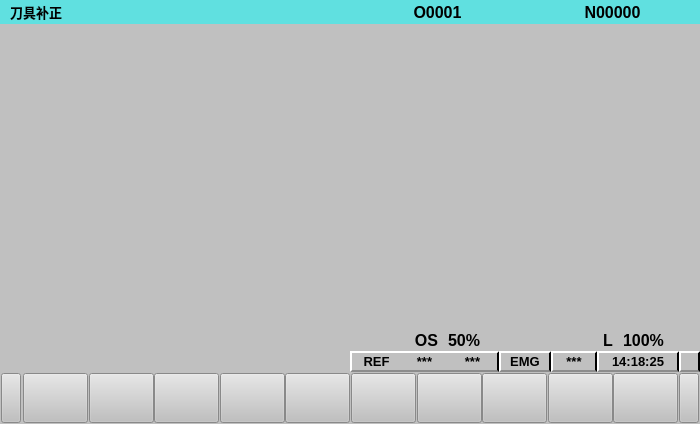
<?xml version="1.0" encoding="UTF-8"?>
<ui version="4.0">
 <class>Form</class>
 <widget class="QWidget" name="Form">
  <property name="geometry">
   <rect>
    <x>0</x>
    <y>0</y>
    <width>700</width>
    <height>424</height>
   </rect>
  </property>
  <property name="minimumSize">
   <size>
    <width>700</width>
    <height>424</height>
   </size>
  </property>
  <property name="maximumSize">
   <size>
    <width>700</width>
    <height>424</height>
   </size>
  </property>
  <property name="windowTitle">
   <string>Form</string>
  </property>
  <property name="styleSheet">
   <string notr="true">background-color: rgb(192, 192, 192);</string>
  </property>
  <layout class="QVBoxLayout" name="verticalLayout" stretch="5,71,10">
   <property name="spacing">
    <number>0</number>
   </property>
   <property name="leftMargin">
    <number>0</number>
   </property>
   <property name="topMargin">
    <number>0</number>
   </property>
   <property name="rightMargin">
    <number>0</number>
   </property>
   <property name="bottomMargin">
    <number>0</number>
   </property>
   <item>
    <widget class="QWidget" name="widget" native="true">
     <property name="styleSheet">
      <string notr="true">background-color: rgb(96, 224, 224);</string>
     </property>
     <layout class="QHBoxLayout" name="horizontalLayout_2" stretch="1,1,1,1">
      <property name="spacing">
       <number>0</number>
      </property>
      <property name="leftMargin">
       <number>0</number>
      </property>
      <property name="topMargin">
       <number>0</number>
      </property>
      <property name="rightMargin">
       <number>0</number>
      </property>
      <property name="bottomMargin">
       <number>0</number>
      </property>
      <item>
       <widget class="QLabel" name="label">
        <property name="font">
         <font>
          <pointsize>10</pointsize>
          <weight>75</weight>
          <bold>true</bold>
         </font>
        </property>
        <property name="styleSheet">
         <string notr="true"/>
        </property>
        <property name="text">
         <string>刀具补正</string>
        </property>
        <property name="indent">
         <number>10</number>
        </property>
       </widget>
      </item>
      <item>
       <widget class="QLabel" name="label_2">
        <property name="styleSheet">
         <string notr="true"/>
        </property>
        <property name="text">
         <string/>
        </property>
       </widget>
      </item>
      <item>
       <widget class="QLabel" name="Lab_File_Name">
        <property name="font">
         <font>
          <pointsize>12</pointsize>
          <weight>75</weight>
          <bold>true</bold>
         </font>
        </property>
        <property name="styleSheet">
         <string notr="true"/>
        </property>
        <property name="text">
         <string>O0001</string>
        </property>
        <property name="alignment">
         <set>Qt::AlignCenter</set>
        </property>
       </widget>
      </item>
      <item>
       <widget class="QLabel" name="Lab_LineNum">
        <property name="font">
         <font>
          <pointsize>12</pointsize>
          <weight>75</weight>
          <bold>true</bold>
         </font>
        </property>
        <property name="styleSheet">
         <string notr="true"/>
        </property>
        <property name="text">
         <string>N00000</string>
        </property>
        <property name="alignment">
         <set>Qt::AlignCenter</set>
        </property>
       </widget>
      </item>
     </layout>
    </widget>
   </item>
   <item>
    <widget class="QWidget" name="widget_2" native="true">
     <property name="styleSheet">
      <string notr="true"/>
     </property>
     <layout class="QVBoxLayout" name="verticalLayout_2" stretch="7,1">
      <property name="spacing">
       <number>0</number>
      </property>
      <property name="leftMargin">
       <number>0</number>
      </property>
      <property name="topMargin">
       <number>0</number>
      </property>
      <property name="rightMargin">
       <number>0</number>
      </property>
      <property name="bottomMargin">
       <number>0</number>
      </property>
      <item>
       <widget class="QWidget" name="widget_4" native="true">
        <property name="styleSheet">
         <string notr="true"/>
        </property>
        <layout class="QHBoxLayout" name="horizontalLayout_6" stretch="17,8">
         <property name="spacing">
          <number>0</number>
         </property>
         <property name="leftMargin">
          <number>0</number>
         </property>
         <property name="topMargin">
          <number>0</number>
         </property>
         <property name="rightMargin">
          <number>0</number>
         </property>
         <property name="bottomMargin">
          <number>0</number>
         </property>
         <item>
          <widget class="QWidget" name="Lab_Parameterwindow" native="true">
           <property name="styleSheet">
            <string notr="true"/>
           </property>
          </widget>
         </item>
         <item>
          <widget class="QWidget" name="Lab_Positionwindow" native="true">
           <property name="styleSheet">
            <string notr="true"/>
           </property>
          </widget>
         </item>
        </layout>
       </widget>
      </item>
      <item>
       <widget class="QWidget" name="widget_5" native="true">
        <property name="styleSheet">
         <string notr="true"/>
        </property>
        <layout class="QHBoxLayout" name="horizontalLayout_3" stretch="1,1">
         <property name="spacing">
          <number>0</number>
         </property>
         <property name="leftMargin">
          <number>0</number>
         </property>
         <property name="topMargin">
          <number>0</number>
         </property>
         <property name="rightMargin">
          <number>0</number>
         </property>
         <property name="bottomMargin">
          <number>0</number>
         </property>
         <item>
          <widget class="QWidget" name="Lab_ProgramEdit" native="true">
           <property name="styleSheet">
            <string notr="true"/>
           </property>
          </widget>
         </item>
         <item>
          <widget class="QWidget" name="widget_7" native="true">
           <property name="styleSheet">
            <string notr="true"/>
           </property>
           <layout class="QVBoxLayout" name="verticalLayout_3" stretch="1,1">
            <property name="spacing">
             <number>0</number>
            </property>
            <property name="leftMargin">
             <number>0</number>
            </property>
            <property name="topMargin">
             <number>0</number>
            </property>
            <property name="rightMargin">
             <number>0</number>
            </property>
            <property name="bottomMargin">
             <number>0</number>
            </property>
            <item>
             <widget class="QWidget" name="widget_8" native="true">
              <property name="styleSheet">
               <string notr="true"/>
              </property>
              <layout class="QHBoxLayout" name="horizontalLayout_5" stretch="1,1,1,1">
               <property name="spacing">
                <number>0</number>
               </property>
               <property name="leftMargin">
                <number>0</number>
               </property>
               <property name="topMargin">
                <number>0</number>
               </property>
               <property name="rightMargin">
                <number>0</number>
               </property>
               <property name="bottomMargin">
                <number>0</number>
               </property>
               <item>
                <widget class="QLabel" name="label_5">
                 <property name="font">
                  <font>
                   <pointsize>12</pointsize>
                   <weight>75</weight>
                   <bold>true</bold>
                  </font>
                 </property>
                 <property name="styleSheet">
                  <string notr="true"/>
                 </property>
                 <property name="text">
                  <string>OS</string>
                 </property>
                 <property name="alignment">
                  <set>Qt::AlignRight|Qt::AlignTrailing|Qt::AlignVCenter</set>
                 </property>
                </widget>
               </item>
               <item>
                <widget class="QLabel" name="Lab_OSper">
                 <property name="font">
                  <font>
                   <pointsize>12</pointsize>
                   <weight>75</weight>
                   <bold>true</bold>
                  </font>
                 </property>
                 <property name="styleSheet">
                  <string notr="true"/>
                 </property>
                 <property name="text">
                  <string>50%</string>
                 </property>
                 <property name="indent">
                  <number>10</number>
                 </property>
                </widget>
               </item>
               <item>
                <widget class="QLabel" name="label_9">
                 <property name="font">
                  <font>
                   <pointsize>12</pointsize>
                   <weight>75</weight>
                   <bold>true</bold>
                  </font>
                 </property>
                 <property name="styleSheet">
                  <string notr="true"/>
                 </property>
                 <property name="text">
                  <string>L</string>
                 </property>
                 <property name="alignment">
                  <set>Qt::AlignRight|Qt::AlignTrailing|Qt::AlignVCenter</set>
                 </property>
                </widget>
               </item>
               <item>
                <widget class="QLabel" name="Lab_Lper">
                 <property name="font">
                  <font>
                   <pointsize>12</pointsize>
                   <weight>75</weight>
                   <bold>true</bold>
                  </font>
                 </property>
                 <property name="styleSheet">
                  <string notr="true"/>
                 </property>
                 <property name="text">
                  <string>100%</string>
                 </property>
                 <property name="indent">
                  <number>10</number>
                 </property>
                </widget>
               </item>
              </layout>
             </widget>
            </item>
            <item>
             <widget class="QWidget" name="widget_9" native="true">
              <property name="styleSheet">
               <string notr="true"/>
              </property>
              <layout class="QHBoxLayout" name="horizontalLayout_4" stretch="10,9,10,10,9,16,4">
               <property name="spacing">
                <number>0</number>
               </property>
               <property name="leftMargin">
                <number>0</number>
               </property>
               <property name="topMargin">
                <number>0</number>
               </property>
               <property name="rightMargin">
                <number>0</number>
               </property>
               <property name="bottomMargin">
                <number>0</number>
               </property>
               <item>
                <widget class="QLabel" name="Lab_Mode">
                 <property name="font">
                  <font>
                   <pointsize>10</pointsize>
                   <weight>75</weight>
                   <bold>true</bold>
                  </font>
                 </property>
                 <property name="styleSheet">
                  <string notr="true">border-left: 2px solid white;
border-top: 2px solid white;
border-bottom: 2px solid rgb(140,140,140);</string>
                 </property>
                 <property name="text">
                  <string>REF</string>
                 </property>
                 <property name="alignment">
                  <set>Qt::AlignCenter</set>
                 </property>
                </widget>
               </item>
               <item>
                <widget class="QLabel" name="label_6">
                 <property name="font">
                  <font>
                   <pointsize>10</pointsize>
                   <weight>75</weight>
                   <bold>true</bold>
                  </font>
                 </property>
                 <property name="styleSheet">
                  <string notr="true">border-top: 2px solid white;
border-bottom: 2px solid rgb(140,140,140);</string>
                 </property>
                 <property name="text">
                  <string>***</string>
                 </property>
                 <property name="alignment">
                  <set>Qt::AlignCenter</set>
                 </property>
                </widget>
               </item>
               <item>
                <widget class="QLabel" name="label_7">
                 <property name="font">
                  <font>
                   <pointsize>10</pointsize>
                   <weight>75</weight>
                   <bold>true</bold>
                  </font>
                 </property>
                 <property name="styleSheet">
                  <string notr="true">border-top: 2px solid white;
border-right: 2px solid black;
border-bottom: 2px solid rgb(140,140,140);</string>
                 </property>
                 <property name="text">
                  <string>***</string>
                 </property>
                 <property name="alignment">
                  <set>Qt::AlignCenter</set>
                 </property>
                </widget>
               </item>
               <item>
                <widget class="QLabel" name="Lab_EMG">
                 <property name="font">
                  <font>
                   <pointsize>10</pointsize>
                   <weight>75</weight>
                   <bold>true</bold>
                  </font>
                 </property>
                 <property name="styleSheet">
                  <string notr="true">border-top: 2px solid white;
border-left: 2px solid white;
border-right: 2px solid black;
border-bottom: 2px solid rgb(140,140,140);</string>
                 </property>
                 <property name="text">
                  <string>EMG</string>
                 </property>
                 <property name="alignment">
                  <set>Qt::AlignCenter</set>
                 </property>
                </widget>
               </item>
               <item>
                <widget class="QLabel" name="Lab_ALM">
                 <property name="font">
                  <font>
                   <pointsize>10</pointsize>
                   <weight>75</weight>
                   <bold>true</bold>
                  </font>
                 </property>
                 <property name="styleSheet">
                  <string notr="true">border-left: 2px solid white;
border-top: 2px solid white;
border-right: 2px solid black;
border-bottom: 2px solid rgb(140,140,140);</string>
                 </property>
                 <property name="text">
                  <string>***</string>
                 </property>
                 <property name="alignment">
                  <set>Qt::AlignCenter</set>
                 </property>
                </widget>
               </item>
               <item>
                <widget class="QLabel" name="Lab_Date">
                 <property name="font">
                  <font>
                   <pointsize>10</pointsize>
                   <weight>75</weight>
                   <bold>true</bold>
                  </font>
                 </property>
                 <property name="styleSheet">
                  <string notr="true">border-left: 2px solid white;
border-top: 2px solid white;
border-right: 2px solid black;
border-bottom: 2px solid rgb(140,140,140);</string>
                 </property>
                 <property name="text">
                  <string>14:18:25</string>
                 </property>
                 <property name="alignment">
                  <set>Qt::AlignCenter</set>
                 </property>
                </widget>
               </item>
               <item>
                <widget class="QLabel" name="label_11">
                 <property name="font">
                  <font>
                   <pointsize>10</pointsize>
                   <weight>75</weight>
                   <bold>true</bold>
                  </font>
                 </property>
                 <property name="styleSheet">
                  <string notr="true">border-left: 2px solid white;
border-top: 2px solid white;
border-right: 2px solid black;
border-bottom: 2px solid rgb(140,140,140);</string>
                 </property>
                 <property name="text">
                  <string/>
                 </property>
                 <property name="alignment">
                  <set>Qt::AlignCenter</set>
                 </property>
                </widget>
               </item>
              </layout>
             </widget>
            </item>
           </layout>
          </widget>
         </item>
        </layout>
       </widget>
      </item>
     </layout>
    </widget>
   </item>
   <item>
    <widget class="QWidget" name="widget_3" native="true">
     <property name="styleSheet">
      <string notr="true"/>
     </property>
     <layout class="QHBoxLayout" name="horizontalLayout">
      <property name="spacing">
       <number>2</number>
      </property>
      <property name="leftMargin">
       <number>1</number>
      </property>
      <property name="topMargin">
       <number>1</number>
      </property>
      <property name="rightMargin">
       <number>1</number>
      </property>
      <property name="bottomMargin">
       <number>1</number>
      </property>
      <item>
       <widget class="QPushButton" name="Btn_BACK">
        <property name="minimumSize">
         <size>
          <width>20</width>
          <height>50</height>
         </size>
        </property>
        <property name="maximumSize">
         <size>
          <width>20</width>
          <height>50</height>
         </size>
        </property>
        <property name="font">
         <font>
          <pointsize>13</pointsize>
          <weight>75</weight>
          <bold>true</bold>
         </font>
        </property>
        <property name="styleSheet">
         <string notr="true">color: rgb(3, 255, 255);</string>
        </property>
        <property name="text">
         <string/>
        </property>
       </widget>
      </item>
      <item>
       <widget class="CRTSoftBtn" name="Btn_One">
        <property name="minimumSize">
         <size>
          <width>65</width>
          <height>50</height>
         </size>
        </property>
        <property name="maximumSize">
         <size>
          <width>65</width>
          <height>50</height>
         </size>
        </property>
        <property name="styleSheet">
         <string notr="true"/>
        </property>
        <property name="text">
         <string/>
        </property>
       </widget>
      </item>
      <item>
       <widget class="CRTSoftBtn" name="Btn_Two">
        <property name="minimumSize">
         <size>
          <width>65</width>
          <height>50</height>
         </size>
        </property>
        <property name="maximumSize">
         <size>
          <width>65</width>
          <height>50</height>
         </size>
        </property>
        <property name="styleSheet">
         <string notr="true"/>
        </property>
        <property name="text">
         <string/>
        </property>
       </widget>
      </item>
      <item>
       <widget class="CRTSoftBtn" name="Btn_Three">
        <property name="minimumSize">
         <size>
          <width>65</width>
          <height>50</height>
         </size>
        </property>
        <property name="maximumSize">
         <size>
          <width>65</width>
          <height>50</height>
         </size>
        </property>
        <property name="styleSheet">
         <string notr="true"/>
        </property>
        <property name="text">
         <string/>
        </property>
       </widget>
      </item>
      <item>
       <widget class="CRTSoftBtn" name="Btn_Four">
        <property name="minimumSize">
         <size>
          <width>65</width>
          <height>50</height>
         </size>
        </property>
        <property name="maximumSize">
         <size>
          <width>65</width>
          <height>50</height>
         </size>
        </property>
        <property name="styleSheet">
         <string notr="true"/>
        </property>
        <property name="text">
         <string/>
        </property>
       </widget>
      </item>
      <item>
       <widget class="CRTSoftBtn" name="Btn_Five">
        <property name="minimumSize">
         <size>
          <width>65</width>
          <height>50</height>
         </size>
        </property>
        <property name="maximumSize">
         <size>
          <width>65</width>
          <height>50</height>
         </size>
        </property>
        <property name="styleSheet">
         <string notr="true"/>
        </property>
        <property name="text">
         <string/>
        </property>
       </widget>
      </item>
      <item>
       <widget class="CRTSoftBtn" name="Btn_Six">
        <property name="minimumSize">
         <size>
          <width>65</width>
          <height>50</height>
         </size>
        </property>
        <property name="maximumSize">
         <size>
          <width>65</width>
          <height>50</height>
         </size>
        </property>
        <property name="styleSheet">
         <string notr="true"/>
        </property>
        <property name="text">
         <string/>
        </property>
       </widget>
      </item>
      <item>
       <widget class="CRTSoftBtn" name="Btn_Seven">
        <property name="minimumSize">
         <size>
          <width>65</width>
          <height>50</height>
         </size>
        </property>
        <property name="maximumSize">
         <size>
          <width>65</width>
          <height>50</height>
         </size>
        </property>
        <property name="styleSheet">
         <string notr="true"/>
        </property>
        <property name="text">
         <string/>
        </property>
       </widget>
      </item>
      <item>
       <widget class="CRTSoftBtn" name="Btn_Eight">
        <property name="minimumSize">
         <size>
          <width>65</width>
          <height>50</height>
         </size>
        </property>
        <property name="maximumSize">
         <size>
          <width>65</width>
          <height>50</height>
         </size>
        </property>
        <property name="styleSheet">
         <string notr="true"/>
        </property>
        <property name="text">
         <string/>
        </property>
       </widget>
      </item>
      <item>
       <widget class="CRTSoftBtn" name="Btn_Nine">
        <property name="minimumSize">
         <size>
          <width>65</width>
          <height>50</height>
         </size>
        </property>
        <property name="maximumSize">
         <size>
          <width>65</width>
          <height>50</height>
         </size>
        </property>
        <property name="styleSheet">
         <string notr="true"/>
        </property>
        <property name="text">
         <string/>
        </property>
       </widget>
      </item>
      <item>
       <widget class="CRTSoftBtn" name="Btn_Ten">
        <property name="minimumSize">
         <size>
          <width>65</width>
          <height>50</height>
         </size>
        </property>
        <property name="maximumSize">
         <size>
          <width>65</width>
          <height>50</height>
         </size>
        </property>
        <property name="styleSheet">
         <string notr="true"/>
        </property>
        <property name="text">
         <string/>
        </property>
       </widget>
      </item>
      <item>
       <widget class="QPushButton" name="Btn_GO">
        <property name="minimumSize">
         <size>
          <width>20</width>
          <height>50</height>
         </size>
        </property>
        <property name="maximumSize">
         <size>
          <width>20</width>
          <height>50</height>
         </size>
        </property>
        <property name="font">
         <font>
          <pointsize>13</pointsize>
          <weight>75</weight>
          <bold>true</bold>
         </font>
        </property>
        <property name="styleSheet">
         <string notr="true">color: rgb(3, 255, 255);</string>
        </property>
        <property name="text">
         <string/>
        </property>
       </widget>
      </item>
     </layout>
    </widget>
   </item>
  </layout>
 </widget>
 <customwidgets>
  <customwidget>
   <class>CRTSoftBtn</class>
   <extends>QPushButton</extends>
   <header>CRT_Soft_Btn</header>
  </customwidget>
 </customwidgets>
 <resources/>
 <connections/>
</ui>
